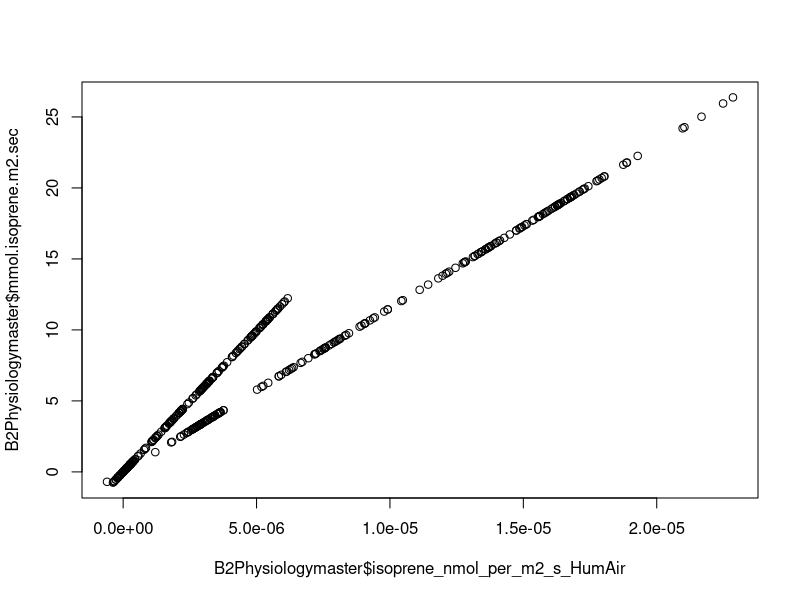
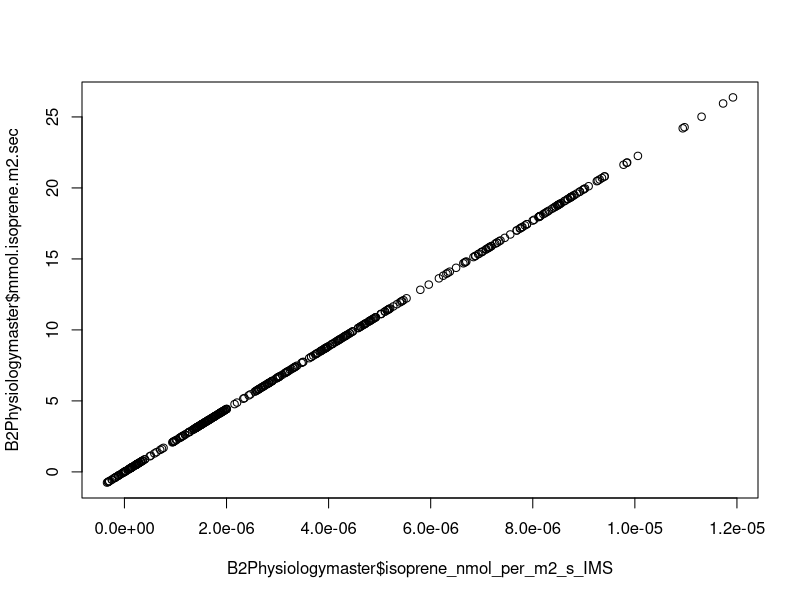
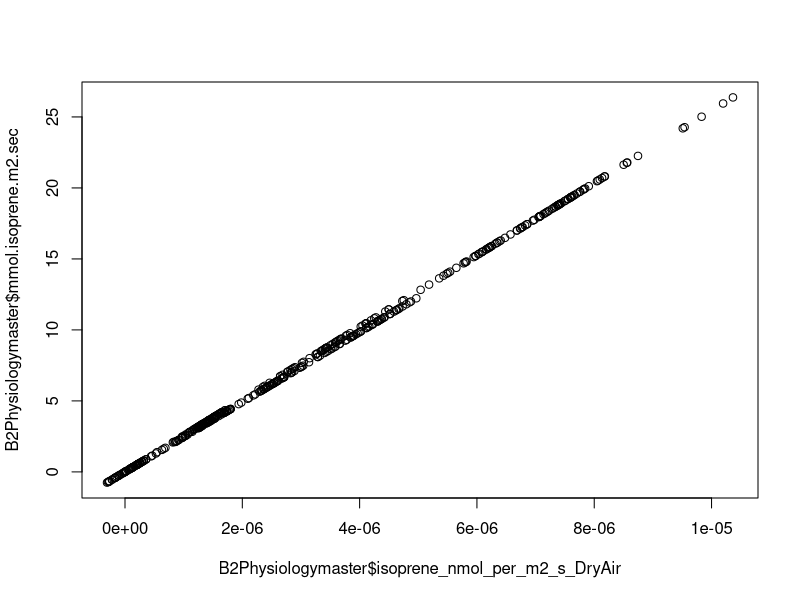
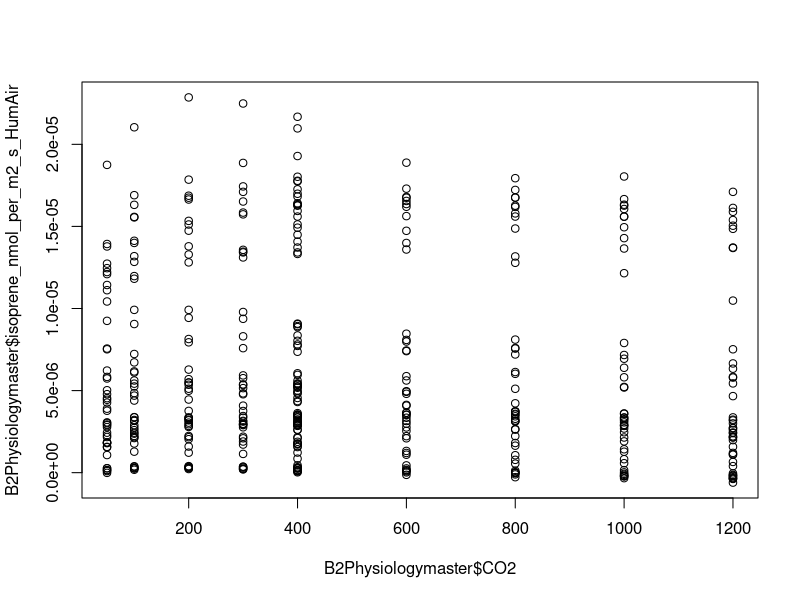
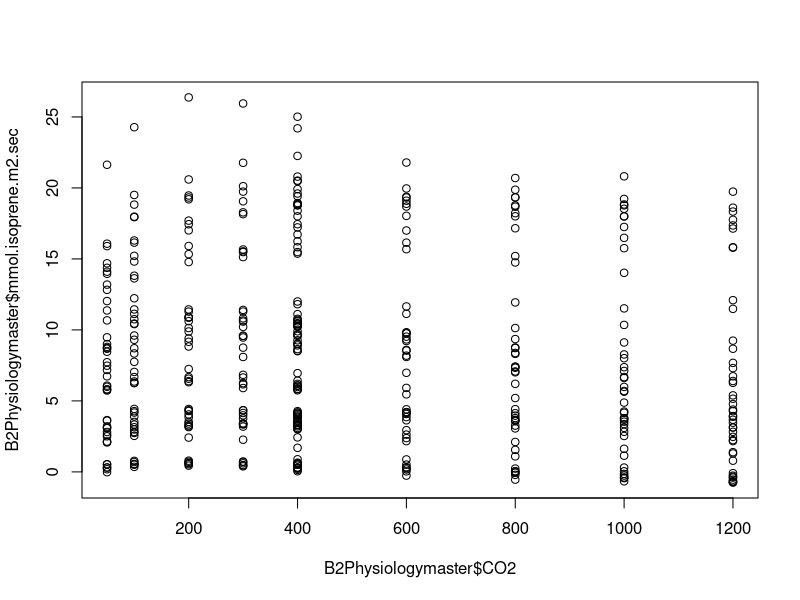

R code for these plots, in order:
#purpose: testing temperature functions for rho (density of air) & comparing with Amberly's data
#author: Dave Moore - based on Ian's workflow

#Load data
#Amberly's data from B2

B2Physiologymaster = read.table("./data/Neice_IsopreneAci2014.csv", na.strings=c('.'), stringsAsFactors=FALSE, head=TRUE, sep=",")

ASL = 1164.34 #elevation of B2
P_AirPressPa = 101325*(1 - 2.25577*10^-5*ASL)^5.25588 #air pressure Pa as a function of Temperature        
P_AirPress_KPa = P_AirPressPa/1000 #unit conversion to kPa
# P_AirPressPa = air pressure (Pa)
# ASL = altitude above sea level (m)



##############################
# micrograms of isoprene to milimoles of isoprene (ug_iso -> mmol_iso)

# micrograms of isoprene to grams of isoprene
# 1 g_iso/1000000 ug_iso
a <- 1/1000000

# grams of isoprene to moles of isoprene
# 1 mol_iso/68.12 g_iso
b <- 1/68.12

#### moles of isoprene to milimoles of isoprene
#### 1000 mmol_iso/1 mol_iso

####c <- 1000/1

# looks like it should be nanomoles of isoprene, per Eller et al. 2012

# moles of isoprene to nanomoles of isoprene
# 1000000000 nmol_iso/1 mol_iso
c <- 1000000000/1

###############################
# kilograms of air to seconds (kg_air -> s)

# kilograms of air to cubic meters of air (density of air;  temperature dependent)
# need to add source of value and possibly change to equation
# this is the value for 35C
# 1.1455 kg_air/1 m^3_air
d <- 1.1455/1

#d is properaly described as rho - density of air

M_da = 0.028964 #Molar mass of dry air, kg/mol
M_wv = 0.018016 #Molar mass of water vapor,  kg/mol
R_ugc = 8.314 #Universal gas constant,  J/(K·mol)
#P_wv = # partial pressure of water vapour
  
  P_wv25 = 3169.0 # @25 C Water Vapor Pressure P(Pa)
P_wv35  = 5626.7 # @ 35 C Water Vapor Pressure P(Pa)

#hack for two different Water Vapor Pressure values for 25 and 35 degrees 
diff_Pwv=(5626.7 - 3169.0)
B2Physiologymaster$P_wv=5626.7 + ((B2Physiologymaster$Tref-35)/10)*diff_Pwv 

R_spc = 287.058 # J/(kg·K)


B2Physiologymaster$Temp_kelvin = 273.16 + B2Physiologymaster$Tref
B2Physiologymaster$rho_dry = P_AirPressPa/ (R_spc * B2Physiologymaster$Temp_kelvin)
# R_spc = specific gas constant for dry air is 287.058 J/(kg·K)

#rho for humid air (note this is a hack that only works for 25 C and 35 C)
B2Physiologymaster$rho_humid = (B2Physiologymaster$rho_dry*M_da + B2Physiologymaster$P_wv)/(R_ugc*B2Physiologymaster$Temp_kelvin)


# cubic meters of air to liters of air
# 1 m^3_air/1000 L_air
e <- 1/1000

# liters of air to moles of air
# 22.4 L_air/1 mol_air
f <- 22.4/1

# moles of air to micromoles of air
# 1 mol_air/1000000 umol_air
g <- 1/1000000

# micromoles of air to seconds (LICOR flow rate)
# 600 umol_air/1 s
h <- 600/1

###############################
# milimoles of isoprene per second to milimoles of isoprene per square meter second (mmol_iso/s -> mmol_iso/(s*m^2))

# divide by leaf area (area of LICOR cuvette head)
# 1/6 cm^2
i <- 1/6

# square centimeters to square meters
# 10000 cm^2/1 m^2
j <- 10000/1


# apply unit converions

B2Physiologymaster$isoprene_nmol_per_m2_s_IMS <- B2Physiologymaster$mmol.isoprene...umol.air * a * b * c * d * e * f * g * h * i * j


B2Physiologymaster$isoprene_nmol_per_m2_s_DryAir <- B2Physiologymaster$mmol.isoprene...umol.air * a * b * c * B2Physiologymaster$rho_dry * e * f * g * h * i * j
B2Physiologymaster$isoprene_nmol_per_m2_s_HumAir <- B2Physiologymaster$mmol.isoprene...umol.air * a * b * c * B2Physiologymaster$rho_humid * e * f * g * h * i * j

plot (B2Physiologymaster$isoprene_nmol_per_m2_s_HumAir,B2Physiologymaster$mmol.isoprene.m2.sec)
plot (B2Physiologymaster$isoprene_nmol_per_m2_s_IMS,B2Physiologymaster$mmol.isoprene.m2.sec)
plot (B2Physiologymaster$isoprene_nmol_per_m2_s_DryAir,B2Physiologymaster$mmol.isoprene.m2.sec)



plot (B2Physiologymaster$CO2, B2Physiologymaster$isoprene_nmol_per_m2_s_HumAir)
plot (B2Physiologymaster$CO2, B2Physiologymaster$mmol.isoprene.m2.sec)

